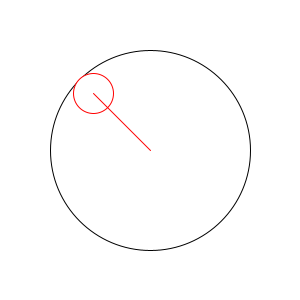
Frame 1 (no input)
Frame 60 (the mouse pressed at the canvas centre just before this capture): identical to frame 1, image omitted
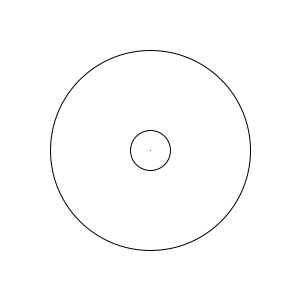
Frame 120 (the mouse held since frame 60 and released just before this capture)

The Processing sketch that drew these frames (run headless with seeded random() and noise(); from frame 60 on, the mouse is pressed at the canvas centre):

// Processing sketch: circle_in_circle
// ── circle_in_circle.pde
float cx;
float cy;
float r;

void setup(){
  size(300,300);
  cx = width/2;
  cy = height/2;
  r = 100;
}

void draw(){
  background(255);
  stroke(0);
  ellipse(cx,cy,2*r,2*r);
  float x,y,r1;
  x = mouseX;
  y = mouseY;
  r1 = 20;
  
  float dx = x - cx;
  float dy = y - cy;
  float d = sqrt(dx*dx+dy*dy);

  if(r < d + r1){
   float rate = (r-r1)/d;
   x=cx+dx*rate;
   y=cy+dy*rate;
   stroke(255,0,0);
  }
  ellipse(x,y,2*r1,2*r1);
  line(cx,cy,x,y);
}
